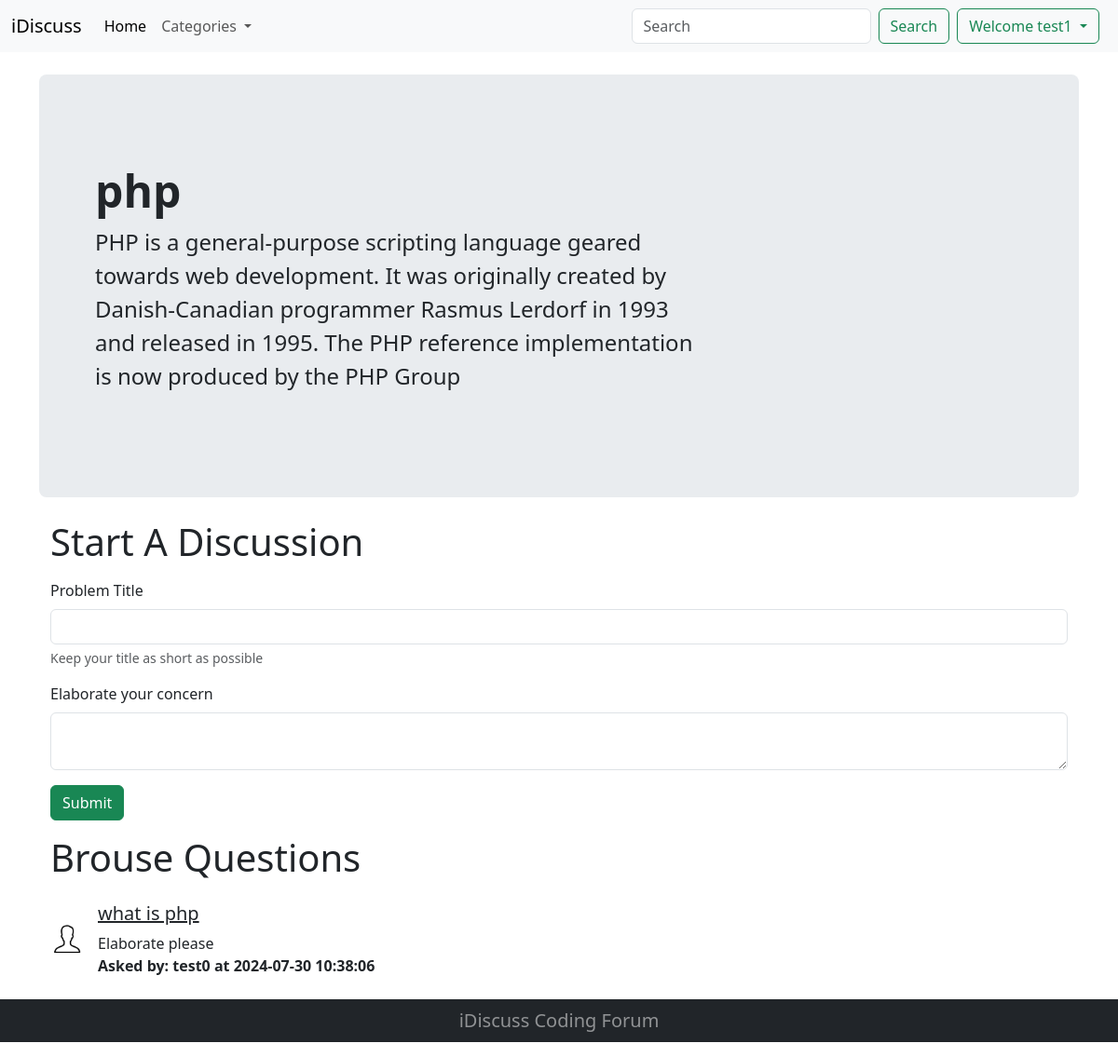
The page /threadlist.php?cat_id=1 (signed in) on the database its author committed.
### tables this page shows
CREATE TABLE `categories` (
  `category_id` int(8) NOT NULL,
  `category_name` varchar(255) NOT NULL,
  `category_description` varchar(500) NOT NULL,
  `created` datetime NOT NULL DEFAULT current_timestamp()
);

CREATE TABLE `threads` (
  `thread_id` int(8) NOT NULL,
  `thread_title` varchar(255) NOT NULL,
  `thread_desc` text NOT NULL,
  `thread_cat_id` int(8) NOT NULL,
  `thread_user_id` int(8) NOT NULL,
  `timestamp` datetime NOT NULL DEFAULT current_timestamp()
);

CREATE TABLE `users` (
  `sno` int(8) NOT NULL,
  `username` varchar(30) NOT NULL,
  `password` varchar(255) NOT NULL,
  `timestamp` datetime NOT NULL DEFAULT current_timestamp()
);

### threadlist.php (the view, shortened to what this page needs)
<!doctype html>
<html lang="en">
<head>
    <link href="https://cdn.jsdelivr.net/npm/bootstrap@5.3.3/dist/css/bootstrap.min.css" rel="stylesheet">
</head>
<body>
    <?php
    include "./partials/dbConnection.php";
    include "./partials/header.php";
    ?>
    <div class="container min-vh-100">
        <?php
        $id = $_GET["cat_id"];
        $sql = "SELECT * FROM `categories` WHERE `category_id`= $id";
        $result = mysqli_query($conn, $sql);
        while ($row = mysqli_fetch_assoc($result)) {
            $title = $row["category_name"];
            $desc = $row["category_description"];
            echo '<div class="p-5 my-4 bg-body-secondary rounded-3">
                        <div class="container-fluid py-5">
                            <h1 class="display-5 fw-bold">' . $title . '</h1>
                            <p class="col-md-8 fs-4">' . $desc . '</p>
                        </div>
                     </div>';
        }
        ?>
        <div class="container">
        <h1 class="my-3">Start A Discussion</h1>
        <?php
        if (isset($_SESSION["logedin"]) && $_SESSION["logedin"]==true) {
        echo'
        <form action=" '.$_SERVER["REQUEST_URI"].'" method="POST">
            <div class="mb-3">
                <label for="title" class="form-label">Problem Title</label>
                <input type="text" class="form-control" id="title" name="title" aria-describedby="emailHelp">
                <div id="emailHelp" class="form-text">Keep your title as short as possible</div>
            </div>
            <div class="mb-3">
                <label for="exampleInputPassword1" class="form-label">Elaborate your concern</label>
                <textarea class="form-control" id="desc" name="desc"></textarea>
            </div>
            <button type="submit" class="btn btn-success">Submit</button>
        </form>';
        }else {
            echo'
            <div class="container mb-5">
                <p class="lead"><span class="fw-bold">You are not loggged in.</span>Please login to be able to start a discussion</p>
            </div>';
        }
        ?>
        </div>
        <div class="container"><h1 class="my-3">Brouse Questions</h1></div>
        <?php
        $id = $_GET["cat_id"];
        $sql = "SELECT * FROM `threads` WHERE `thread_cat_id`= $id";
        $result = mysqli_query($conn, $sql);
        while ($row = mysqli_fetch_assoc($result)) {
            $th_id = $row["thread_id"];
            $title = $row["thread_title"];
            $desc = $row["thread_desc"];
            $timestamp = $row["timestamp"];
            $thread_user_id	= $row["thread_user_id"];
            $sql2 = "SELECT `username` FROM `users` WHERE `sno` = '$thread_user_id'";
            $result2 = mysqli_query($conn, $sql2);
            $row2 = mysqli_fetch_assoc($result2);
            $askedby = $row2["username"];
            echo '<div class="container">
                        <div class="d-flex align-items-center my-4">
                            <div class="flex-shrink-0">
                                <img width="35" src="./images/user.png" alt="user">
                            </div>
                            <div class="flex-grow-1 ms-3">
                                <h5><a class="text-dark" href="./thread.php?th_id=' . $th_id . '&askedby='.$askedby.'">' . $title . '</a></h5>
                                <p class="my-0">' . $desc . '</p>
                                 <p class="fw-bold my-0">Asked by: '.$askedby.' at '. $timestamp .'</p>
                            </div>
                        </div>
                </div>';
        }
        ?>
    </div>
    <?php
    include "../Forum/partials/footer.php"
    ?>
</body>
</html>

### rows shown on the page
categories: category_name "php", category_description "PHP is a general-purpose scripting language geared towards web development. It was originally created by Danish-Canadian programmer Rasmus Lerdorf in 1993 and released in 1995. The PHP reference implementation is now produced by the PHP Group"
threads: thread_title "what is php", thread_desc "Elaborate please", users.username "test0", timestamp "2024-07-30 10:38:06"

### other values the page prints
$_SESSION['username'] "test1"
